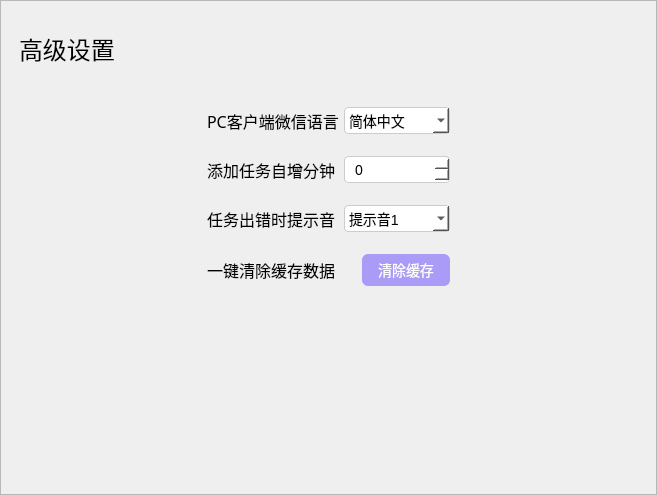
            <widget class="QWidget" name="page_2">
             <layout class="QVBoxLayout" name="verticalLayout_2">
              <property name="leftMargin">
               <number>0</number>
              </property>
              <property name="topMargin">
               <number>0</number>
              </property>
              <property name="rightMargin">
               <number>0</number>
              </property>
              <property name="bottomMargin">
               <number>0</number>
              </property>
              <item>
               <widget class="QFrame" name="frame_setting_2">
                <property name="minimumSize">
                 <size>
                  <width>657</width>
                  <height>495</height>
                 </size>
                </property>
                <property name="maximumSize">
                 <size>
                  <width>657</width>
                  <height>495</height>
                 </size>
                </property>
                <property name="styleSheet">
                 <string notr="true"/>
                </property>
                <property name="frameShape">
                 <enum>QFrame::StyledPanel</enum>
                </property>
                <property name="frameShadow">
                 <enum>QFrame::Raised</enum>
                </property>
                <layout class="QVBoxLayout" name="verticalLayout_4" stretch="0,1,1,1,1,0">
                 <property name="spacing">
                  <number>22</number>
                 </property>
                 <property name="leftMargin">
                  <number>18</number>
                 </property>
                 <property name="topMargin">
                  <number>12</number>
                 </property>
                 <property name="rightMargin">
                  <number>18</number>
                 </property>
                 <property name="bottomMargin">
                  <number>0</number>
                 </property>
                 <item>
                  <widget class="QLabel" name="label_setting_2">
                   <property name="minimumSize">
                    <size>
                     <width>0</width>
                     <height>72</height>
                    </size>
                   </property>
                   <property name="maximumSize">
                    <size>
                     <width>16777215</width>
                     <height>72</height>
                    </size>
                   </property>
                   <property name="font">
                    <font>
                     <family>微软雅黑</family>
                     <pointsize>18</pointsize>
                     <weight>50</weight>
                     <bold>false</bold>
                    </font>
                   </property>
                   <property name="styleSheet">
                    <string notr="true">QLabel {
    color: rgb(0, 0, 0);
}</string>
                   </property>
                   <property name="text">
                    <string>高级设置</string>
                   </property>
                  </widget>
                 </item>
                 <item>
                  <layout class="QHBoxLayout" name="horizontalLayout_25" stretch="1,1">
                   <property name="spacing">
                    <number>0</number>
                   </property>
                   <property name="sizeConstraint">
                    <enum>QLayout::SetMaximumSize</enum>
                   </property>
                   <property name="leftMargin">
                    <number>188</number>
                   </property>
                   <property name="rightMargin">
                    <number>188</number>
                   </property>
                   <item>
                    <widget class="QLabel" name="label_language">
                     <property name="font">
                      <font>
                       <family>微软雅黑</family>
                       <pointsize>12</pointsize>
                      </font>
                     </property>
                     <property name="styleSheet">
                      <string notr="true">QLabel {
    color: rgb(0, 0, 0);
}</string>
                     </property>
                     <property name="text">
                      <string>PC客户端微信语言</string>
                     </property>
                    </widget>
                   </item>
                   <item>
                    <widget class="QComboBox" name="comboBox_language">
                     <property name="minimumSize">
                      <size>
                       <width>106</width>
                       <height>27</height>
                      </size>
                     </property>
                     <property name="maximumSize">
                      <size>
                       <width>106</width>
                       <height>27</height>
                      </size>
                     </property>
                     <property name="font">
                      <font>
                       <family>Microsoft YaHei</family>
                       <pointsize>-1</pointsize>
                      </font>
                     </property>
                     <property name="styleSheet">
                      <string notr="true">QComboBox {
    border: 1px solid #ccc;
    padding: 4px;
    font-family: 'Microsoft YaHei', sans-serif;
    font-size: 14px;
    width: 120px;
    background-color: #fff;
    border-radius: 4px;
    color: rgb(0, 0, 0);
}

QComboBox:hover {
    border-color: #888;
    background-color: #f5f5f5;
}

QComboBox QAbstractItemView {
    border-radius: 4px;
    background-color: white;
    selection-background-color: #ddd;
    color: rgb(0, 0, 0);
}</string>
                     </property>
                     <item>
                      <property name="text">
                       <string>简体中文</string>
                      </property>
                     </item>
                     <item>
                      <property name="text">
                       <string>繁体中文</string>
                      </property>
                     </item>
                     <item>
                      <property name="text">
                       <string>English</string>
                      </property>
                     </item>
                    </widget>
                   </item>
                  </layout>
                 </item>
                 <item>
                  <layout class="QHBoxLayout" name="horizontalLayout_26" stretch="1,1">
                   <property name="spacing">
                    <number>0</number>
                   </property>
                   <property name="leftMargin">
                    <number>188</number>
                   </property>
                   <property name="rightMargin">
                    <number>188</number>
                   </property>
                   <item>
                    <widget class="QLabel" name="label_addtime">
                     <property name="font">
                      <font>
                       <family>微软雅黑</family>
                       <pointsize>12</pointsize>
                      </font>
                     </property>
                     <property name="styleSheet">
                      <string notr="true">QLabel {
    color: rgb(0, 0, 0);
}</string>
                     </property>
                     <property name="text">
                      <string>添加任务自增分钟</string>
                     </property>
                    </widget>
                   </item>
                   <item>
                    <widget class="QSpinBox" name="spinBox_timestep">
                     <property name="minimumSize">
                      <size>
                       <width>106</width>
                       <height>27</height>
                      </size>
                     </property>
                     <property name="maximumSize">
                      <size>
                       <width>106</width>
                       <height>27</height>
                      </size>
                     </property>
                     <property name="styleSheet">
                      <string notr="true">QSpinBox {
    border: 1px solid #ccc;
    padding: 4px 20px 4px 8px;
    font-family: 'Microsoft YaHei', sans-serif;
    font-size: 14px;
    width: 120px;
    background-color: #fff;
    border-radius: 4px;
    color: rgb(0, 0, 0);
}

QSpinBox:hover {
    border-color: #888;
    background-color: #f5f5f5;
}

QSpinBox:focus {
    border-color: #0078d4;
    box-shadow: 0 0 3px rgba(0, 120, 212, 0.8);
}</string>
                     </property>
                    </widget>
                   </item>
                  </layout>
                 </item>
                 <item>
                  <layout class="QHBoxLayout" name="horizontalLayout_7" stretch="1,1">
                   <property name="spacing">
                    <number>0</number>
                   </property>
                   <property name="leftMargin">
                    <number>188</number>
                   </property>
                   <property name="rightMargin">
                    <number>188</number>
                   </property>
                   <item>
                    <widget class="QLabel" name="label_errorAudio">
                     <property name="font">
                      <font>
                       <family>微软雅黑</family>
                       <pointsize>12</pointsize>
                      </font>
                     </property>
                     <property name="styleSheet">
                      <string notr="true">QLabel {
    color: rgb(0, 0, 0);
}</string>
                     </property>
                     <property name="text">
                      <string>任务出错时提示音</string>
                     </property>
                    </widget>
                   </item>
                   <item>
                    <widget class="QComboBox" name="comboBox_errorAudio">
                     <property name="minimumSize">
                      <size>
                       <width>106</width>
                       <height>27</height>
                      </size>
                     </property>
                     <property name="maximumSize">
                      <size>
                       <width>106</width>
                       <height>27</height>
                      </size>
                     </property>
                     <property name="styleSheet">
                      <string notr="true">QComboBox {
    border: 1px solid #ccc;
    padding: 4px;
    font-family: 'Microsoft YaHei', sans-serif;
    font-size: 14px;
    width: 120px;
    background-color: #fff;
    border-radius: 4px;
    color: rgb(0, 0, 0);
}

QComboBox:hover {
    border-color: #888;
    background-color: #f5f5f5;
}

QComboBox QAbstractItemView {
    border-radius: 4px;
    background-color: white;
    selection-background-color: #ddd;
    color: rgb(0, 0, 0);
}</string>
                     </property>
                     <item>
                      <property name="text">
                       <string>提示音1</string>
                      </property>
                     </item>
                     <item>
                      <property name="text">
                       <string>提示音2</string>
                      </property>
                     </item>
                     <item>
                      <property name="text">
                       <string>提示音3</string>
                      </property>
                     </item>
                     <item>
                      <property name="text">
                       <string>提示音4</string>
                      </property>
                     </item>
                     <item>
                      <property name="text">
                       <string>提示音5</string>
                      </property>
                     </item>
                    </widget>
                   </item>
                  </layout>
                 </item>
                 <item>
                  <layout class="QHBoxLayout" name="horizontalLayout_8" stretch="1,0">
                   <property name="spacing">
                    <number>0</number>
                   </property>
                   <property name="leftMargin">
                    <number>188</number>
                   </property>
                   <property name="rightMargin">
                    <number>188</number>
                   </property>
                   <item>
                    <widget class="QLabel" name="label_errorAudio_2">
                     <property name="font">
                      <font>
                       <family>微软雅黑</family>
                       <pointsize>12</pointsize>
                      </font>
                     </property>
                     <property name="styleSheet">
                      <string notr="true">QLabel {
    color: rgb(0, 0, 0);
}</string>
                     </property>
                     <property name="text">
                      <string>一键清除缓存数据</string>
                     </property>
                    </widget>
                   </item>
                   <item>
                    <widget class="QPushButton" name="pushButton_clean">
                     <property name="minimumSize">
                      <size>
                       <width>88</width>
                       <height>32</height>
                      </size>
                     </property>
                     <property name="maximumSize">
                      <size>
                       <width>88</width>
                       <height>32</height>
                      </size>
                     </property>
                     <property name="styleSheet">
                      <string notr="true">QPushButton {
    background-color: rgba(140, 120, 250, 180);
    color: white;
    border: none;
    border-radius: 6px;
    font-family: 'Microsoft YaHei';
    font-size: 14px;
}

QPushButton:hover {
    background-color: rgb(140, 120, 255);
}

QPushButton:pressed {
    background-color: rgb(140, 100, 255);
}</string>
                     </property>
                     <property name="text">
                      <string>清除缓存</string>
                     </property>
                    </widget>
                   </item>
                  </layout>
                 </item>
                 <item>
                  <spacer name="verticalSpacer">
                   <property name="orientation">
                    <enum>Qt::Vertical</enum>
                   </property>
                   <property name="sizeHint" stdset="0">
                    <size>
                     <width>20</width>
                     <height>40</height>
                    </size>
                   </property>
                  </spacer>
                 </item>
                </layout>
               </widget>
              </item>
             </layout>
            </widget>
